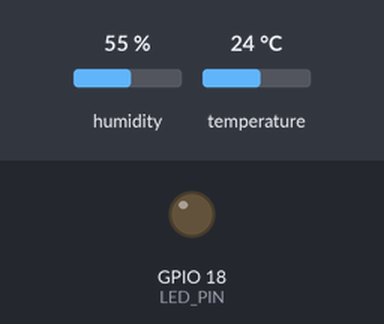
The sketch below on a simulated ESP32. Shown: output pins drawn as LEDs (lit = HIGH). The inputs (shaded band) are chosen by the test bench; at power-on: temperature 24 °C, humidity 55 %. WiFi joins after 1.5 s; servers stay silent unless stated; the local clock reads 2024-03-15 10:24:30 at power-on unless the sketch sets it; what the sketch prints to the serial monitor is not drawn.

Above: at 8.7 s.
8.8 s: temperature set to 39.2 °C
10.7 s: temperature set to 40.8 °C
At 12.7 s:
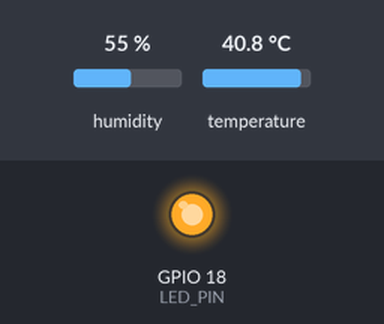
13.0 s: temperature set to 12 °C
At 14.0 s:
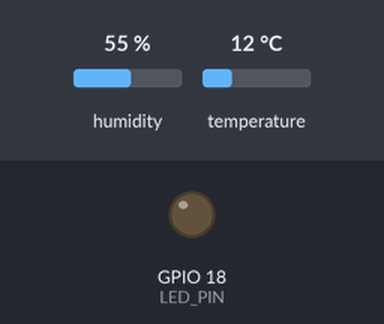
17.1 s: temperature set to 41 °C
At 19.0 s:
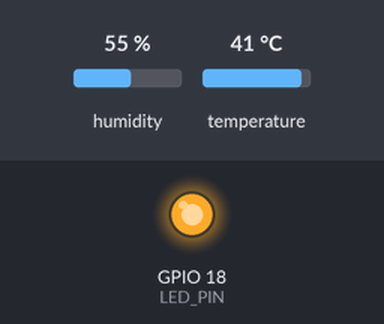
Timing chart, 0 to 20.4 s (numbered marks = the images above; inputs shaded):
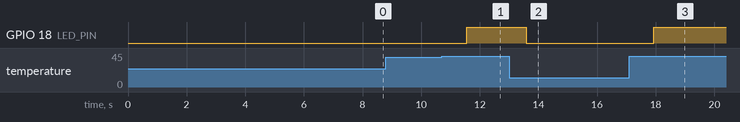

Measured:
- the behaviour switches between 40 and 40.1 °C on temperature (found by bisection; images 0 and 1)
- after the input at 8.8 s, every drawn part: stays the same
- after the input at 10.7 s, GPIO 18 (LED_PIN): LOW → HIGH after 0.86 s
- after the input at 13.0 s, GPIO 18 (LED_PIN): HIGH → LOW after 0.58 s
- after the input at 17.1 s, GPIO 18 (LED_PIN): LOW → HIGH after 0.83 s

The sketch:

iot_temp_monitor.ino
```cpp
#include <WiFi.h>
#include "ThingSpeak.h"
#include "DHTesp.h"
#include "RTClib.h"

const int DHT_PIN = 15;
const int LED_PIN = 18;

DHTesp dhtSensor;
RTC_DS1307 rtc;
WiFiClient client;

const char* WIFI_NAME = "Wokwi-GUEST";
const char* WIFI_PASSWORD = "";
const int myChannelNumber = 3411377; //Channel ID
const char* myApiKey = "HLS3WAQFEFY7TJF7"; //Write API Key

unsigned long lastThingSpeakUpdate = 0;
const unsigned long thingSpeakInterval = 15000; // Updates ThingSpeak data for every 15 seconds

void setup() {
  Serial.begin(115200);
  delay(1000);
  Serial.println("System Starting");

  pinMode(LED_PIN, OUTPUT);
  dhtSensor.setup(DHT_PIN, DHTesp::DHT22);
//warning message in case of data not received from RTC module
  if (!rtc.begin()) {
    Serial.println("!! RTC missing! Check I2C wiring.");
    while (1);
  }

  Serial.print("~Connecting to WiFi");
  WiFi.begin(WIFI_NAME, WIFI_PASSWORD);
  while (WiFi.status() != WL_CONNECTED){
    delay(500);
    Serial.print(".");
  }
  Serial.println("\n WiFi Connected!");

  ThingSpeak.begin(client);

  //Waiting 5 seconds for network gateway connection stabilization
  delay(5000);
  Serial.println("System Ready");//System is ready to receive data from DHT22
}

void loop() {
  TempAndHumidity data = dhtSensor.getTempAndHumidity(); //Read Temperature and humidity from DHT22
  DateTime now = rtc.now(); //get time from RTC module

  // Print Time and Temperature to Serial Monitor (Updates every second)
  Serial.print("[");
  if(now.hour() < 10) Serial.print('0'); Serial.print(now.hour()); Serial.print(':');
  if(now.minute() < 10) Serial.print('0'); Serial.print(now.minute()); Serial.print(':');
  if(now.second() < 10) Serial.print('0'); Serial.print(now.second());
  Serial.print("] Temp: ");
  Serial.print(data.temperature, 1);
  Serial.println(" C");

  // Check logic
  if (data.temperature > 40.0) {
    digitalWrite(LED_PIN, HIGH);//LED indicator when temp. exceeded
    Serial.println("Warning: Limit Exceeded!");//alert message
  } else {
    digitalWrite(LED_PIN, LOW);//else LED stays off
  }

  // Send data to Cloud (for every 15 seconds)
  if (millis() - lastThingSpeakUpdate >= thingSpeakInterval) {
    Serial.println("Uploading to ThingSpeak...");
    ThingSpeak.setField(1, data.temperature);
    int responseCode = ThingSpeak.writeFields(myChannelNumber, myApiKey);
    // to ensure data gets uploaded(mainly for debugging purpose)
    if(responseCode == 200) {
      Serial.println("ThingSpeak updated successfully!");
    } else {
      Serial.print("<>ThingSpeak failed. HTTP Code: ");
      Serial.println(responseCode);
    }

    lastThingSpeakUpdate = millis();
  }

  delay(1000); // Check and print values once every second
}
```
